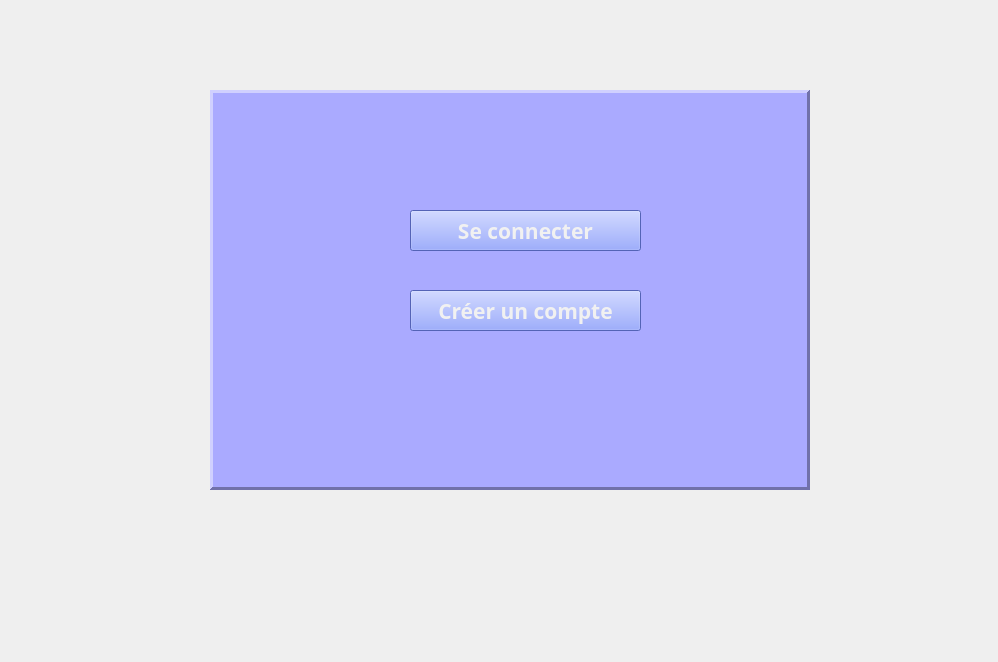
<?xml version="1.0" encoding="UTF-8"?>
<ui version="4.0">
 <class>Form</class>
 <widget class="QWidget" name="Form">
  <property name="geometry">
   <rect>
    <x>0</x>
    <y>0</y>
    <width>998</width>
    <height>662</height>
   </rect>
  </property>
  <property name="windowTitle">
   <string>Form</string>
  </property>
  <widget class="QFrame" name="frame">
   <property name="geometry">
    <rect>
     <x>210</x>
     <y>90</y>
     <width>600</width>
     <height>400</height>
    </rect>
   </property>
   <property name="autoFillBackground">
    <bool>false</bool>
   </property>
   <property name="styleSheet">
    <string notr="true">background-color: rgb(170, 170, 255);</string>
   </property>
   <property name="frameShape">
    <enum>QFrame::Panel</enum>
   </property>
   <property name="frameShadow">
    <enum>QFrame::Raised</enum>
   </property>
   <property name="lineWidth">
    <number>3</number>
   </property>
   <widget class="QPushButton" name="pushButton">
    <property name="geometry">
     <rect>
      <x>200</x>
      <y>120</y>
      <width>231</width>
      <height>41</height>
     </rect>
    </property>
    <property name="font">
     <font>
      <family>SamsungOneUILatin 700</family>
      <pointsize>16</pointsize>
      <italic>false</italic>
      <bold>true</bold>
     </font>
    </property>
    <property name="styleSheet">
     <string notr="true">background-color: rgb(117, 138, 255);
color: rgb(241, 241, 241);</string>
    </property>
    <property name="text">
     <string>Se connecter</string>
    </property>
    <property name="flat">
     <bool>false</bool>
    </property>
   </widget>
   <widget class="QPushButton" name="pushButton_2">
    <property name="geometry">
     <rect>
      <x>200</x>
      <y>200</y>
      <width>231</width>
      <height>41</height>
     </rect>
    </property>
    <property name="font">
     <font>
      <family>SamsungOneUILatin 700</family>
      <pointsize>16</pointsize>
      <bold>true</bold>
     </font>
    </property>
    <property name="styleSheet">
     <string notr="true">background-color: rgb(117, 138, 255);
color: rgb(241, 241, 241);</string>
    </property>
    <property name="text">
     <string>Créer un compte</string>
    </property>
   </widget>
  </widget>
 </widget>
 <resources/>
 <connections/>
</ui>
